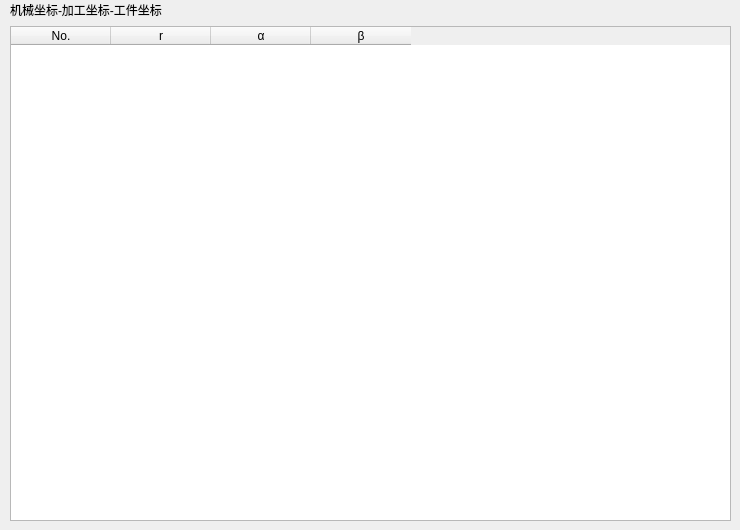
    <widget class="QWidget" name="Page_Coordinate2">
     <widget class="QWidget" name="layoutWidget_14">
      <property name="geometry">
       <rect>
        <x>10</x>
        <y>0</y>
        <width>721</width>
        <height>521</height>
       </rect>
      </property>
      <layout class="QVBoxLayout" name="verticalLayout_24">
       <item>
        <layout class="QHBoxLayout" name="horizontalLayout_27">
         <item>
          <widget class="QLabel" name="label_216">
           <property name="text">
            <string>机械坐标-加工坐标-工件坐标</string>
           </property>
          </widget>
         </item>
         <item>
          <spacer name="horizontalSpacer_14">
           <property name="orientation">
            <enum>Qt::Horizontal</enum>
           </property>
           <property name="sizeHint" stdset="0">
            <size>
             <width>288</width>
             <height>20</height>
            </size>
           </property>
          </spacer>
         </item>
        </layout>
       </item>
       <item>
        <widget class="QTableWidget" name="tableWidget_32">
         <column>
          <property name="text">
           <string>No.</string>
          </property>
         </column>
         <column>
          <property name="text">
           <string>r</string>
          </property>
         </column>
         <column>
          <property name="text">
           <string>α</string>
          </property>
         </column>
         <column>
          <property name="text">
           <string>β</string>
          </property>
         </column>
        </widget>
       </item>
      </layout>
     </widget>
    </widget>
